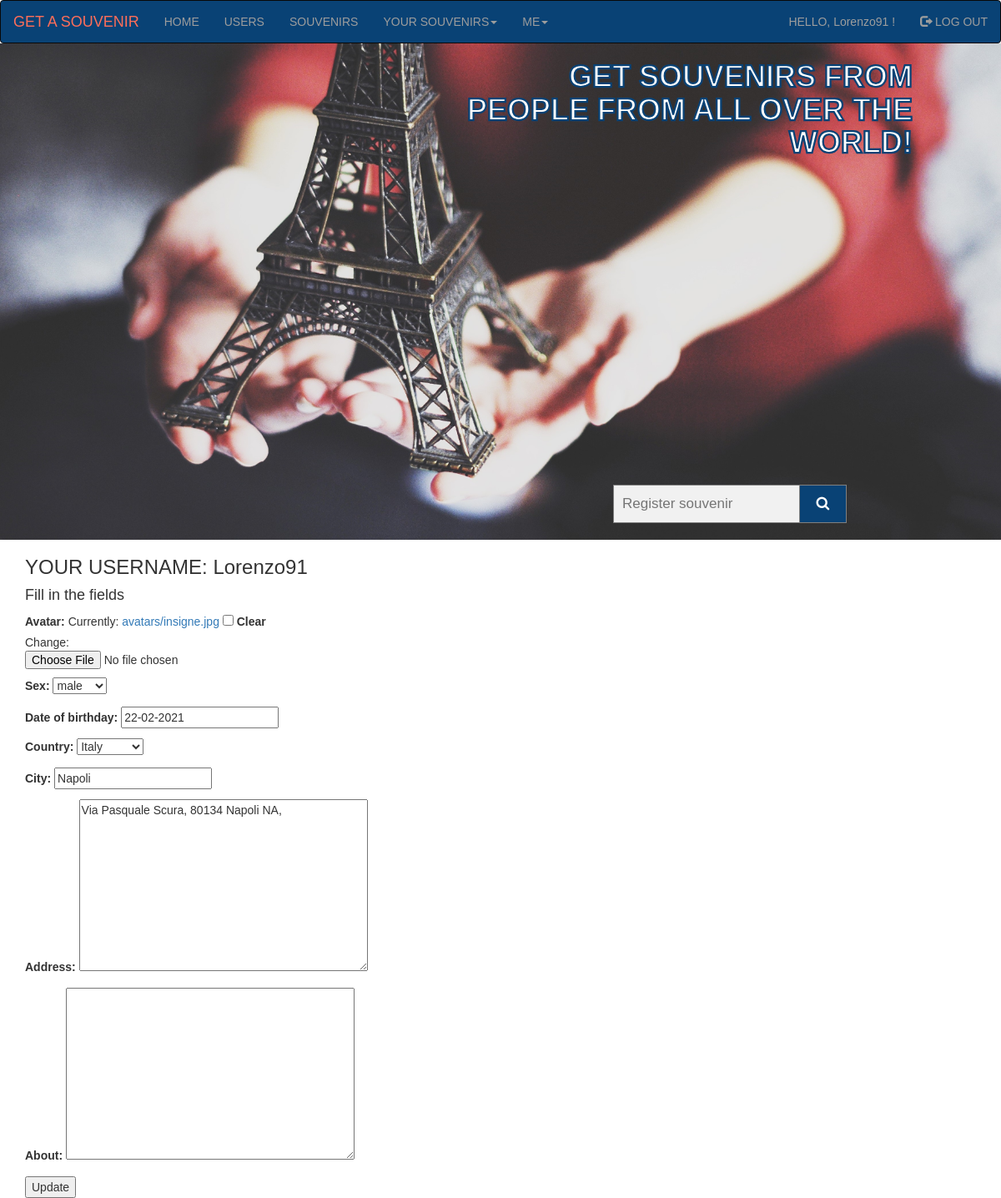
The page /update_user_info/admin/ (signed in) on the database as committed earlier.
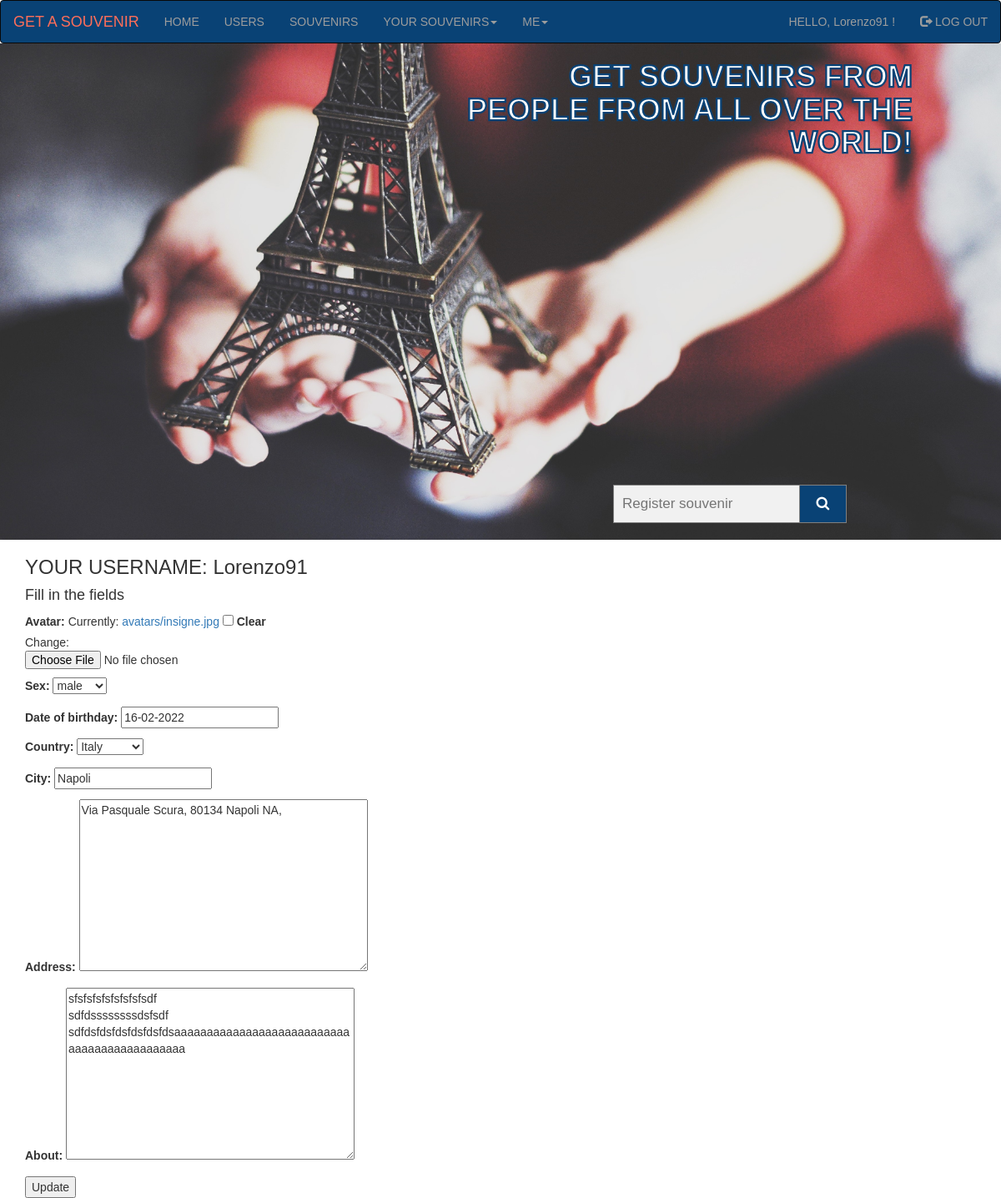
The same page on the database as committed later.
### souvenirs_app/models.py (models this page shows, shortened)
class UserInfo(models.Model):
    username = models.OneToOneField(User, on_delete=models.PROTECT, primary_key=True)
    slug = models.SlugField(max_length=30, verbose_name='URL')
    avatar = models.ImageField(upload_to='avatars/', default='no-avatar.jpg', null=True, blank=True)
    sex = models.CharField(max_length=6, choices=(('MALE', 'male'), ('FEMALE', 'female')))
    date_of_birthday = models.DateField(null=True, blank=True)
    country = models.ForeignKey(Country, on_delete=models.PROTECT, related_name='userinfo', unique=False)
    city = models.CharField(max_length=30)
    address = models.TextField(max_length=200)
    about = models.TextField(max_length=500, null=True, blank=True)
    class Meta:
        verbose_name = 'User_information'
        verbose_name_plural = 'User_informations'

### souvenirs_app/views.py (the view)
# urls.py: path('update_user_info/<slug:user_info_slug>/', views.UpdateUserInfo.as_view(), name='update_user_info'),
class UpdateUserInfo(LoginRequiredMixin, UpdateView):
    model = UserInfo
    form_class = UserInfoForm
    template_name = 'souvenirs_app/update_user_info.html'
    def get(self, request, **kwargs):
        try:
            self.model.objects.get(username=self.request.user)
            return super(UpdateUserInfo, self).get(request, **kwargs)
        except self.model.DoesNotExist:
            return redirect(reverse('souvenirs_app:create_user_info'))
    def get_object(self, queryset=None):
        return UserInfo.objects.get(username=self.request.user)

### souvenirs_app/forms.py
class UserInfoForm(forms.ModelForm):
    date_of_birthday = forms.DateField(widget=forms.DateInput(format='%d-%m-%Y'))
    class Meta:
        model = UserInfo
        exclude = ['username', 'slug']

### souvenirs_app/models.py (called while the page is built)
    def __str__(self):
        return self.title

### souvenirs_app/templates/souvenirs_app/update_user_info.html (shortened to what this page needs)
{% extends 'souvenirs_app/base.html' %}
{% block content %}
    <h3>YOUR USERNAME: {{ user.get_username }}</h3>
    <h4>Fill in the fields</h4>
    <form action="{% url 'souvenirs_app:update_user_info' object.slug %}" method="post" enctype="multipart/form-data">
        {{ form.as_p }}
    <input type="submit" value="Update"/>
    </form>
{% endblock content %}

Rows that differ between the two databases and show on the page:
changed UserInfo "male": date_of_birthday "22-02-2021" → "16-02-2022"; about (not shown) → "sfsfsfsfsfsfsfsfsdf sdfdssssssssdsfsdf sdfdsfdsfdsfdsfdsfdsааааааааааааааааааааааааааааааааааааааааааааа"
